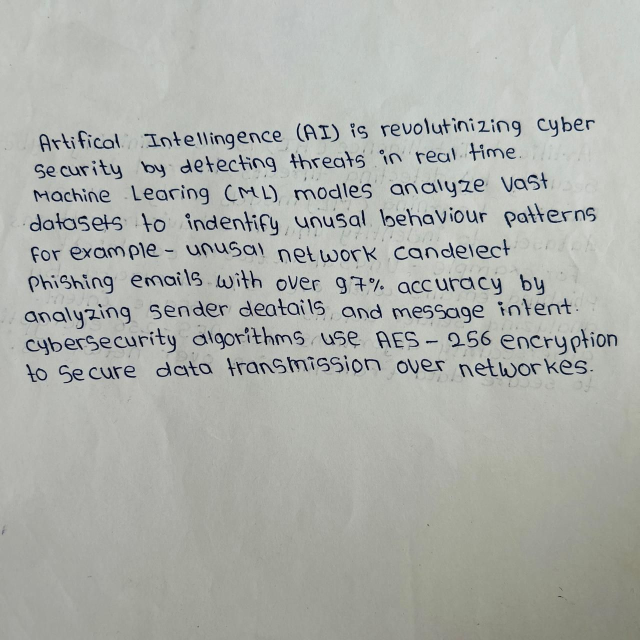
#> input picture minipro/handwriting_400/001.jpg, 1280 x 1280 px (shown at 1/2 size); its folder holds only this picture in this run
$ python -i app.py   (imports and definitions only)   (older library calls are emulated)
#> lines starting #> are read from the running program, lines starting #| are printed output that depends on the picture; after the words box and inside, x2 and y2 are one past the last pixel; in counts of white or black regions, pixels touching at a corner belong together
from flask import Flask, render_template, request, redirect, url_for
import os
import json
import uuid
import numpy as np
import pandas as pd
import cv2
import joblib
from sklearn.preprocessing import StandardScaler

ROOT = os.path.dirname(__file__)
PROJECT_ROOT = os.path.join(ROOT, '..')
CSV_PATH = os.path.join(PROJECT_ROOT, 'handwriting_results_chgd.csv')
UPLOAD_FOLDER = os.path.join(ROOT, 'static', 'uploads')
DATA_JSON = os.path.join(ROOT, 'data', 'analytics.json')
STATIC_IMG = os.path.join(ROOT, 'static', 'images')
# [2 lines not run here, left out]

FEATURE_NAMES = [
    "Spacing (CoV)",
    "Baseline Variation",
    "Fluency (px/stroke)",
    "Stroke Breaks",
    "Smoothness (roughness)",
]

# [1 line not run here, left out]
# [1 line that did not run here, left out]


# [61 lines left out: functions load_dataset, load_kmeans_models, load_supervised_model, save_history_item, read_history, not called in this run]


def preprocess_image(path):
#> called with path = '001.jpg'
    img = cv2.imread(path)
#> img is the input picture: shape (1280, 1280, 3); mean B, G, R 170.7, 175.5, 172.9
    if img is None:
        return None
    gray = cv2.cvtColor(img, cv2.COLOR_BGR2GRAY)
    resized = cv2.resize(gray, (128, 128), interpolation=cv2.INTER_AREA)
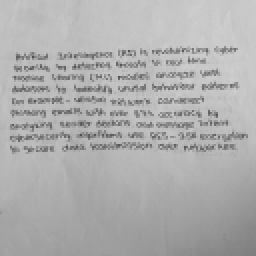
#> resized: shape (128, 128) (shown 2 times larger); min 76, max 207, mean 174.2
    denoised = cv2.GaussianBlur(resized, (3, 3), 0)
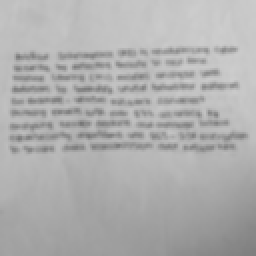
#> denoised: shape (128, 128) (shown 2 times larger); min 118, max 205, mean 174.2
    binary = cv2.adaptiveThreshold(denoised, 255, cv2.ADAPTIVE_THRESH_GAUSSIAN_C, cv2.THRESH_BINARY_INV, 11, 4)
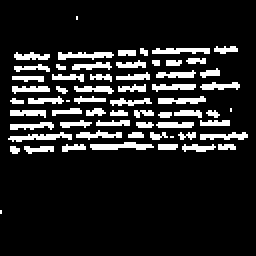
#> binary: shape (128, 128) (shown 2 times larger); 13.5% white in thin lines or dots, all inside (x1, y1, x2, y2) = (0, 8, 124, 107)
    return binary


def extract_features(path):
    binary = preprocess_image(path)
    if binary is None:
        return None
    num_labels, labels_im, stats, centroids = cv2.connectedComponentsWithStats(binary, connectivity=8)
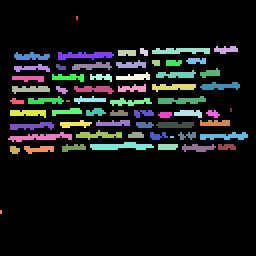
#> labels_im: shape (128, 128) int32 (shown 2 times larger); 63 distinct labels, from 0 to 62; one colour per label, 0 black
#> num_labels = 63; stats = 63 rows, first 6: [0, 0, 128, 128, 14173], [38, 8, 1, 2, 2], [107, 23, 12, 4, 32], [59, 25, 9, 3, 26], [70, 24, 4, 4, 12], [76, 24, 29, 3, 71]; centroids = 63 pairs, first value 0 to 115, second value 8.5 to 105.5
    areas = [stats[i, cv2.CC_STAT_AREA] for i in range(1, num_labels) if stats[i, cv2.CC_STAT_AREA] > 5]
#> areas = 57 values, max 87 at index 50, min 11 at index 9, mean 38.61
    widths = [stats[i, cv2.CC_STAT_WIDTH] for i in range(1, num_labels) if stats[i, cv2.CC_STAT_AREA] > 5]
#> widths = 57 values, max 32 at index 45, min 4 at index 2, mean 14.91
    # Spacing CoV — coefficient of variation of component widths
    spacing = 0.0
    if len(widths) >= 2:
        spacing = (np.std(widths) / (np.mean(widths) + 1e-8))
#> spacing = 0.46
    # Baseline variation — std of y-centroids
    ys = [centroids[i][1] for i in range(1, num_labels) if stats[i, cv2.CC_STAT_AREA] > 5]
#> ys = 57 values, max 74.5 at index 51, min 24.41 at index 0, mean 50.12
    baseline_var = float(np.std(ys)) if len(ys) >= 2 else 0.0
#> baseline_var = 15.53
    # Fluency — white pixels per stroke
    total_white = int(np.sum(binary > 0))
#> total_white = 2211
    strokes = max(1, len(areas))
#> strokes = 57
    fluency = total_white / strokes
#> fluency = 38.79
    # Stroke breaks — number of small components
    stroke_breaks = float(len(areas))
#> stroke_breaks = 57
    # Smoothness — variance of Laplacian as roughness
    lap = cv2.Laplacian(binary, cv2.CV_64F)
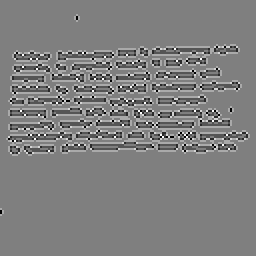
#> lap: shape (128, 128) float64 (shown 2 times larger); min -765, max 765, mean 0; drawn with min black and max white
    smoothness = float(np.var(lap))
#> smoothness = 29353.3

    feat = {
        FEATURE_NAMES[0]: float(spacing),
        FEATURE_NAMES[1]: float(baseline_var),
        FEATURE_NAMES[2]: float(fluency),
        FEATURE_NAMES[3]: float(stroke_breaks),
        FEATURE_NAMES[4]: float(smoothness),
    }
#> feat = {'Spacing (CoV)': 0.46, 'Baseline Variation': 15.53, 'Fluency (px/stroke)': 38.79, 'Stroke Breaks': 57, 'Smoothness (roughness)': 29353.3}
    return feat


# [12 lines that did not run here, left out]


# [119 lines that did not run here, left out]


# [11 lines that did not run here, left out]


# [3 lines not run here, left out]

>>> result = extract_features('001.jpg')
#> result has the same summary as feat in extract_features

$ run again, on minipro/handwriting_400/003.jpg
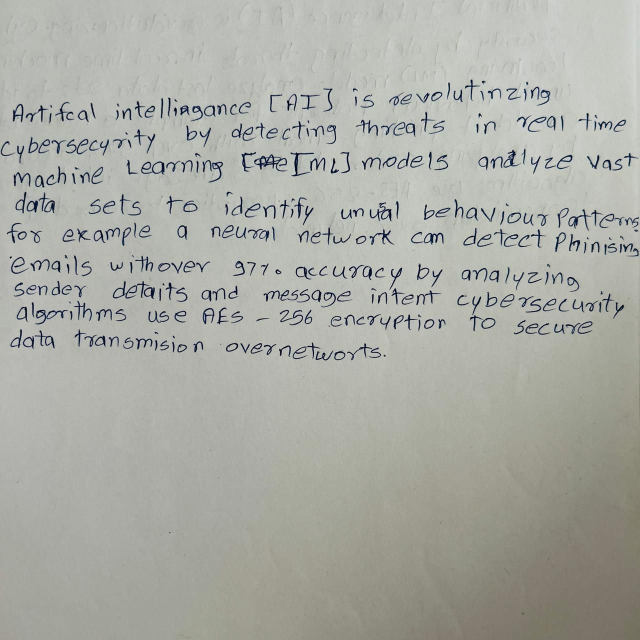
#> input picture minipro/handwriting_400/003.jpg, 1280 x 1280 px (shown at 1/2 size)
#> in preprocess_image, img is the input picture: shape (1280, 1280, 3); mean B, G, R 164.8, 171.7, 170.3
#> binary: shape (128, 128); 12.7% white in thin lines or dots, all inside (x1, y1, x2, y2) = (0, 3, 128, 73)
#> in extract_features, `num_labels, labels_im, stats, centroids = cv2.connectedComponentsWithS..`:
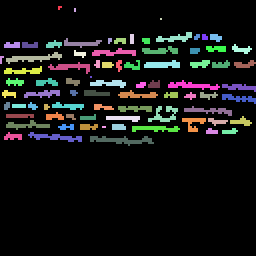
#> labels_im: shape (128, 128) int32 (shown 2 times larger); 80 distinct labels, from 0 to 79; one colour per label, 0 black
#> num_labels = 80; stats = 80 rows, first 6: [0, 0, 128, 128, 14307], [29, 3, 2, 2, 3], [37, 4, 1, 2, 2], [80, 9, 1, 1, 1], [65, 17, 2, 5, 10], [78, 16, 18, 5, 45]; centroids = 80 pairs, first value 0.2 to 121.8, second value 3.33 to 69.68
#> areas = 72 values, max 79 at index 71, min 7 at index 2, mean 28.58
#> widths = 72 values, max 32 at index 71, min 2 at index 0, mean 11.53
#> spacing = 0.612
#> ys = 72 values, max 69.68 at index 71, min 18 at index 2, mean 42.81
#> baseline_var = 15.54
#> total_white = 2077
#> strokes = 72
#> fluency = 28.85
#> stroke_breaks = 72
#> in extract_features, `lap = cv2.Laplacian(binary, cv2.CV_64F)`:
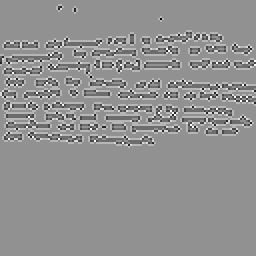
#> lap: shape (128, 128) float64 (shown 2 times larger); min -1020, max 765, mean 0; drawn with min black and max white
#> smoothness = 31937
#> feat = {'Spacing (CoV)': 0.612, 'Baseline Variation': 15.54, 'Fluency (px/stroke)': 28.85, 'Stroke Breaks': 72, 'Smoothness (roughness)': 31937}
#> result has the same summary as feat in extract_features

$ run again, on minipro/handwriting_400/005.jpg
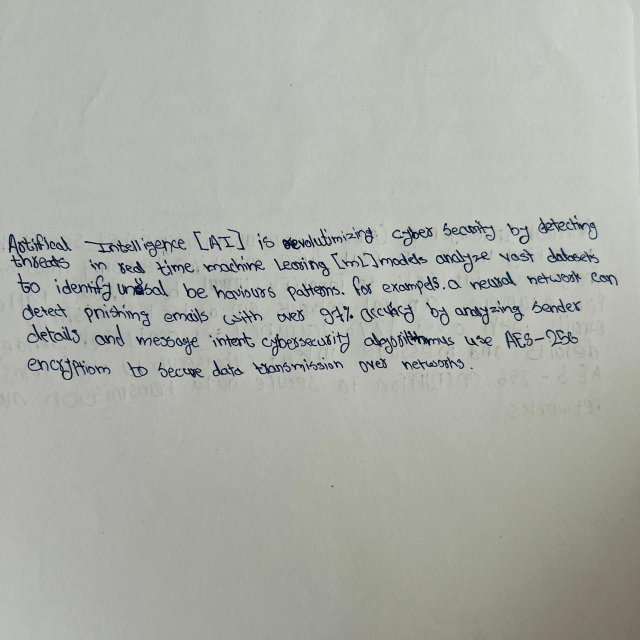
#> input picture minipro/handwriting_400/005.jpg, 1280 x 1280 px (shown at 1/2 size)
#> in preprocess_image, img is the input picture: shape (1280, 1280, 3); mean B, G, R 167.4, 173.8, 171.8
#> binary: shape (128, 128); 8.1% white in thin lines or dots, all inside (x1, y1, x2, y2) = (1, 43, 124, 82)
#> in extract_features, `num_labels, labels_im, stats, centroids = cv2.connectedComponentsWithS..`:
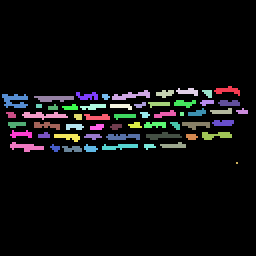
#> labels_im: shape (128, 128) int32 (shown 2 times larger); 57 distinct labels, from 0 to 56; one colour per label, 0 black
#> num_labels = 57; stats = 57 rows, first 6: [0, 0, 128, 128, 15051], [107, 43, 13, 5, 33], [56, 45, 19, 5, 47], [78, 45, 9, 4, 24], [88, 44, 11, 4, 27], [101, 45, 5, 4, 14]; centroids = 57 pairs, first value 5.17 to 120.8, second value 44.79 to 81
#> areas = 54 values, max 58 at index 5, min 6 at index 14, mean 24.59
#> widths = 54 values, max 23 at index 24, min 3 at index 14, mean 10.22
#> spacing = 0.442
#> ys = 54 values, max 74.04 at index 50, min 44.79 at index 0, mean 59.05
#> baseline_var = 8.53
#> total_white = 1333
#> strokes = 54
#> fluency = 24.69
#> stroke_breaks = 54
#> in extract_features, `lap = cv2.Laplacian(binary, cv2.CV_64F)`:
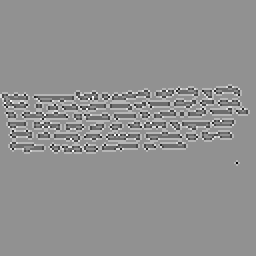
#> lap: shape (128, 128) float64 (shown 2 times larger); min -1020, max 765, mean 0; drawn with min black and max white
#> smoothness = 19502.7
#> feat = {'Spacing (CoV)': 0.442, 'Baseline Variation': 8.53, 'Fluency (px/stroke)': 24.69, 'Stroke Breaks': 54, 'Smoothness (roughness)': 19502.7}
#> result has the same summary as feat in extract_features

$ run again, on minipro/handwriting_400/006.jpg
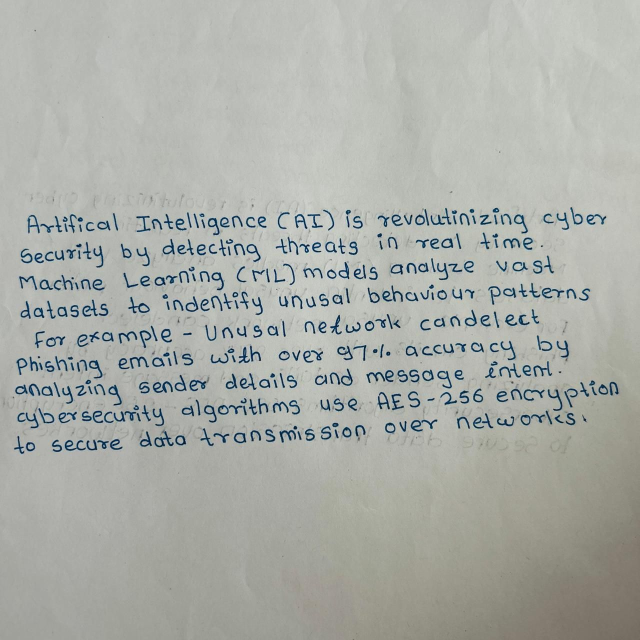
#> input picture minipro/handwriting_400/006.jpg, 1280 x 1280 px (shown at 1/2 size)
#> in preprocess_image, img is the input picture: shape (1280, 1280, 3); mean B, G, R 168.2, 173.7, 170.6
#> binary: shape (128, 128); 12.5% white in thin lines or dots, all inside (x1, y1, x2, y2) = (2, 16, 125, 91)
#> in extract_features, `num_labels, labels_im, stats, centroids = cv2.connectedComponentsWithS..`:
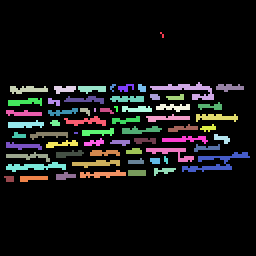
#> labels_im: shape (128, 128) int32 (shown 2 times larger); 63 distinct labels, from 0 to 62; one colour per label, 0 black
#> num_labels = 63; stats = 63 rows, first 6: [0, 0, 128, 128, 14338], [80, 16, 2, 3, 3], [75, 41, 32, 9, 102], [5, 43, 19, 4, 50], [27, 43, 11, 4, 31], [39, 43, 14, 4, 39]; centroids = 63 pairs, first value 4.31 to 114.1, second value 17 to 88.92
#> areas = 58 values, max 114 at index 46, min 6 at index 4, mean 35.09
#> widths = 58 values, max 34 at index 46, min 2 at index 49, mean 14.16
#> spacing = 0.51
#> ys = 58 values, max 88.92 at index 56, min 43.17 at index 4, mean 64.41
#> baseline_var = 14.02
#> total_white = 2046
#> strokes = 58
#> fluency = 35.28
#> stroke_breaks = 58
#> in extract_features, `lap = cv2.Laplacian(binary, cv2.CV_64F)`:
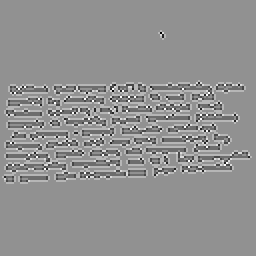
#> lap: shape (128, 128) float64 (shown 2 times larger); min -1020, max 765, mean 0; drawn with min black and max white
#> smoothness = 29599.4
#> feat = {'Spacing (CoV)': 0.51, 'Baseline Variation': 14.02, 'Fluency (px/stroke)': 35.28, 'Stroke Breaks': 58, 'Smoothness (roughness)': 29599.4}
#> result has the same summary as feat in extract_features
